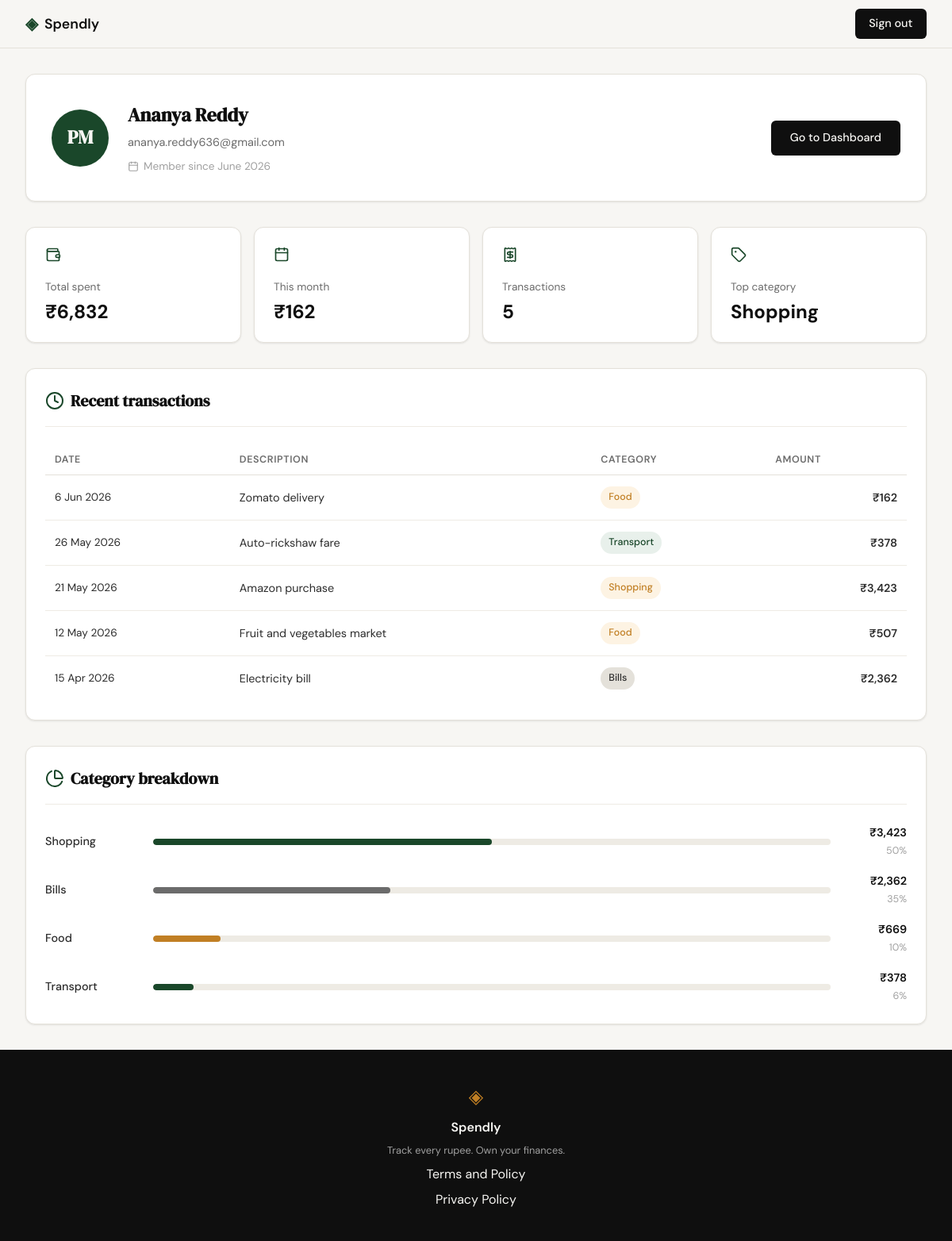
Screenshot of /profile (signed in) with the database file from the repository.
### tables this page shows
CREATE TABLE users (
            id            INTEGER PRIMARY KEY AUTOINCREMENT,
            name          TEXT    NOT NULL,
            email         TEXT    UNIQUE NOT NULL,
            password_hash TEXT    NOT NULL,
            created_at    TEXT    DEFAULT (datetime('now'))
        );

CREATE TABLE expenses (
            id          INTEGER PRIMARY KEY AUTOINCREMENT,
            user_id     INTEGER NOT NULL REFERENCES users(id),
            amount      REAL    NOT NULL,
            category    TEXT    NOT NULL,
            date        TEXT    NOT NULL,
            description TEXT,
            created_at  TEXT    DEFAULT (datetime('now'))
        );

### app.py (the view)
@app.route("/profile")
def profile():
    if not session.get("user_id"):
        return redirect(url_for("login"))
    user_id = session["user_id"]
    raw_user = find_user_by_id(user_id)
    dt = datetime.strptime(raw_user["created_at"], "%Y-%m-%d %H:%M:%S")
    user = {
        "name":         raw_user["name"],
        "email":        raw_user["email"],
        "member_since": dt.strftime("%B %Y"),
    }
    stats = get_profile_stats(user_id)
    transactions = get_recent_transactions(user_id)
    categories = get_category_breakdown(user_id)
    return render_template(
        "profile.html",
        user=user,
        stats=stats,
        transactions=transactions,
        categories=categories,
    )

### database/db.py (called while the page is built)
def get_db():
    conn = sqlite3.connect(DB_PATH)
    conn.row_factory = sqlite3.Row
    conn.execute("PRAGMA foreign_keys = ON")
    return conn

def find_user_by_id(user_id):
    conn = get_db()
    user = conn.execute(
        "SELECT * FROM users WHERE id = ?", (user_id,)
    ).fetchone()
    conn.close()
    return user

def get_recent_transactions(user_id, limit=5):
    conn = get_db()
    rows = conn.execute(
        "SELECT date, description, category, amount FROM expenses "
        "WHERE user_id = ? ORDER BY date DESC, id DESC LIMIT ?",
        (user_id, limit)
    ).fetchall()
    conn.close()
    result = []
    for r in rows:
        dt = datetime.strptime(r["date"], "%Y-%m-%d")
        result.append({
            "date": f"{dt.day} {dt.strftime('%b %Y')}",
            "description": r["description"] or "",
            "category": r["category"],
            "amount": f"₹{r['amount']:,.0f}",
        })
    return result

def get_category_breakdown(user_id):
    conn = get_db()
    rows = conn.execute(
        "SELECT category, SUM(amount) AS total FROM expenses "
        "WHERE user_id = ? GROUP BY category ORDER BY total DESC",
        (user_id,)
    ).fetchall()
    conn.close()
    grand_total = sum(r["total"] for r in rows)
    result = []
    for r in rows:
        pct = round(r["total"] / grand_total * 100) if grand_total else 0
        result.append({
            "name":    r["category"],
            "amount":  f"₹{r['total']:,.0f}",
            "percent": pct,
        })
    return result

### templates/profile.html (shortened to what this page needs)
{% extends "base.html" %}
{% block head %}
<link rel="stylesheet" href="{{ url_for('static', filename='css/profile.css') }}">
{% endblock %}
{% block content %}
<div class="profile-page">
  <div class="profile-user-card">
    <div class="profile-avatar" aria-hidden="true">PM</div>
    <div class="profile-user-info">
      <h1 class="profile-user-name">{{ user.name }}</h1>
      <p class="profile-user-email">{{ user.email }}</p>
      <p class="profile-user-meta">
        <i data-lucide="calendar" class="profile-icon-inline"></i>
        Member since {{ user.member_since }}
      </p>
    </div>
    <div class="profile-user-actions">
      <a href="{{ url_for('dashboard') }}" class="btn-primary">Go to Dashboard</a>
    </div>
  </div>
  <div class="profile-stats-row">
    <div class="profile-stat-card">
      <div class="profile-stat-icon"><i data-lucide="wallet"></i></div>
      <p class="profile-stat-label">Total spent</p>
      <p class="profile-stat-value">{{ stats.total_spent }}</p>
    </div>
    <div class="profile-stat-card">
      <div class="profile-stat-icon"><i data-lucide="calendar"></i></div>
      <p class="profile-stat-label">This month</p>
      <p class="profile-stat-value">{{ stats.this_month }}</p>
    </div>
    <div class="profile-stat-card">
      <div class="profile-stat-icon"><i data-lucide="receipt"></i></div>
      <p class="profile-stat-label">Transactions</p>
      <p class="profile-stat-value">{{ stats.transactions }}</p>
    </div>
    <div class="profile-stat-card">
      <div class="profile-stat-icon"><i data-lucide="tag"></i></div>
      <p class="profile-stat-label">Top category</p>
      <p class="profile-stat-value">{{ stats.top_category }}</p>
    </div>
  </div>
  <div class="profile-section">
    <div class="profile-section-header">
      <i data-lucide="clock" class="profile-section-icon"></i>
      <h2 class="profile-section-title">Recent transactions</h2>
    </div>
    <div class="profile-table-wrap">
      <table class="profile-table">
        <thead>
          <tr>
            <th>Date</th>
            <th>Description</th>
            <th>Category</th>
            <th class="profile-col-right">Amount</th>
          </tr>
        </thead>
        <tbody>
          {% for tx in transactions %}
          <tr>
            <td class="profile-col-date">{{ tx.date }}</td>
            <td>{{ tx.description }}</td>
            <td>
              <span class="profile-badge profile-badge--{{ tx.category | lower }}">
                {{ tx.category }}
              </span>
            </td>
            <td class="profile-amount profile-col-right">{{ tx.amount }}</td>
          </tr>
          {% endfor %}
        </tbody>
      </table>
    </div>
  </div>
  <div class="profile-section">
    <div class="profile-section-header">
      <i data-lucide="pie-chart" class="profile-section-icon"></i>
      <h2 class="profile-section-title">Category breakdown</h2>
    </div>
    <ul class="profile-categories" role="list">
      {% for cat in categories %}
      <li class="profile-cat-row">
        <span class="profile-cat-label">{{ cat.name }}</span>
        <div class="profile-bar-track"
             role="progressbar"
             aria-valuenow="{{ cat.percent }}"
             aria-valuemin="0"
             aria-valuemax="100">
          <div class="profile-bar-fill profile-bar--{{ cat.name | lower }}"
               style="--bar-width: {{ cat.percent }}%"></div>
        </div>
        <span class="profile-cat-meta">
          <span class="profile-cat-amount">{{ cat.amount }}</span>
          <span class="profile-cat-percent">{{ cat.percent }}%</span>
        </span>
      </li>
      {% endfor %}
    </ul>
  </div>
</div>
{% endblock %}

### static/css/style.css (style rules this page uses)
:root { --ink: #0f0f0f; --ink-soft: #2d2d2d; --ink-muted: #6b6b6b; --ink-faint: #a0a0a0; --paper: #f7f6f3; --paper-warm: #f0ede6; --paper-card: #ffffff; --accent: #1a472a; --accent-light: #e8f0eb; --accent-2: #c17f24; --accent-2-light: #fdf3e3; --danger: #c0392b; --danger-light: #fdecea; --border: #e4e1da; --border-soft: #eeebe4; --font-display: 'DM Serif Display', Georgia, serif; --font-body: 'DM Sans', system-ui, sans-serif; --max-width: 1200px; --auth-width: 440px; --radius-sm: 6px; --radius-md: 12px; --radius-lg: 20px; }
*, *::before, *::after { box-sizing: border-box; margin: 0; padding: 0; }
html { font-size: 16px; scroll-behavior: smooth; }
body { background: var(--paper); color: var(--ink); font-family: var(--font-body); font-size: 1rem; line-height: 1.6; -webkit-font-smoothing: antialiased; }
a { color: inherit; text-decoration: none; }
.btn-primary { display: inline-block; background: var(--ink); color: var(--paper); padding: 0.65rem 1.5rem; border-radius: var(--radius-sm); font-family: var(--font-body); font-size: 0.9rem; font-weight: 500; cursor: pointer; border: none; transition: background 0.2s; text-decoration: none; }

### rows the page displays
users: name "Ananya Reddy", email "ananya.reddy636@gmail.com"
expenses: top_category "Shopping", date "21 May 2026", description "Amazon purchase", category "Shopping", amount "₹3,423"
expenses: date "6 Jun 2026", description "Zomato delivery", category "Food", amount "₹162"
expenses: date "26 May 2026", description "Auto-rickshaw fare", category "Transport", amount "₹378"
expenses: date "12 May 2026", description "Fruit and vegetables market", category "Food", amount "₹507"
expenses: date "15 Apr 2026", description "Electricity bill", category "Bills", amount "₹2,362"

### other values shown
{{ user.member_since }} "June 2026"
{{ stats.total_spent }} "₹6,832"
{{ stats.this_month }} "₹162"
{{ stats.transactions }} "5"
{{ cat.name }} "Shopping" "Bills" "Food" "Transport"
{{ cat.amount }} "₹3,423" "₹2,362" "₹669" "₹378"
{{ cat.percent }} "50" "35" "10" "6"
